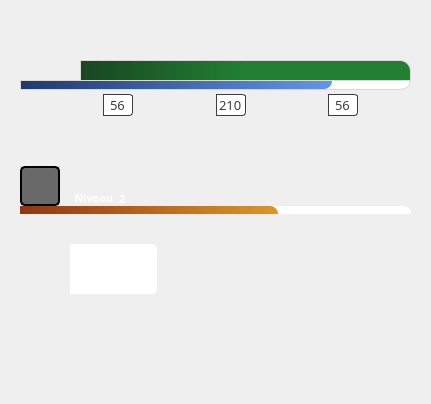
<?xml version="1.0" encoding="UTF-8"?>
<ui version="4.0">
 <class>W_interface_herostats</class>
 <widget class="QWidget" name="W_interface_herostats">
  <property name="geometry">
   <rect>
    <x>0</x>
    <y>0</y>
    <width>431</width>
    <height>404</height>
   </rect>
  </property>
  <property name="sizePolicy">
   <sizepolicy hsizetype="Fixed" vsizetype="Fixed">
    <horstretch>0</horstretch>
    <verstretch>0</verstretch>
   </sizepolicy>
  </property>
  <property name="windowTitle">
   <string>Form</string>
  </property>
  <layout class="QVBoxLayout" name="verticalLayout_4">
   <property name="spacing">
    <number>0</number>
   </property>
   <property name="leftMargin">
    <number>20</number>
   </property>
   <property name="topMargin">
    <number>20</number>
   </property>
   <property name="rightMargin">
    <number>20</number>
   </property>
   <property name="bottomMargin">
    <number>20</number>
   </property>
   <item>
    <layout class="QVBoxLayout" name="verticalLayout_3" stretch="1,1,1,1">
     <property name="spacing">
      <number>30</number>
     </property>
     <item>
      <layout class="QVBoxLayout" name="verticalLayout_5">
       <property name="spacing">
        <number>0</number>
       </property>
       <property name="bottomMargin">
        <number>0</number>
       </property>
       <item>
        <layout class="QHBoxLayout" name="horizontalLayout" stretch="0,1">
         <property name="spacing">
          <number>0</number>
         </property>
         <item alignment="Qt::AlignLeft">
          <widget class="QLabel" name="data_role">
           <property name="sizePolicy">
            <sizepolicy hsizetype="Fixed" vsizetype="Fixed">
             <horstretch>0</horstretch>
             <verstretch>0</verstretch>
            </sizepolicy>
           </property>
           <property name="minimumSize">
            <size>
             <width>60</width>
             <height>60</height>
            </size>
           </property>
           <property name="maximumSize">
            <size>
             <width>60</width>
             <height>60</height>
            </size>
           </property>
           <property name="styleSheet">
            <string notr="true"/>
           </property>
           <property name="text">
            <string/>
           </property>
          </widget>
         </item>
         <item>
          <layout class="QVBoxLayout" name="verticalLayout">
           <property name="spacing">
            <number>0</number>
           </property>
           <item>
            <layout class="QHBoxLayout" name="horizontalLayout_6">
             <property name="spacing">
              <number>0</number>
             </property>
             <property name="leftMargin">
              <number>0</number>
             </property>
             <property name="bottomMargin">
              <number>0</number>
             </property>
             <item>
              <spacer name="horizontalSpacer_7">
               <property name="orientation">
                <enum>Qt::Horizontal</enum>
               </property>
               <property name="sizeType">
                <enum>QSizePolicy::Fixed</enum>
               </property>
               <property name="sizeHint" stdset="0">
                <size>
                 <width>20</width>
                 <height>20</height>
                </size>
               </property>
              </spacer>
             </item>
             <item>
              <widget class="QLabel" name="data_name">
               <property name="sizePolicy">
                <sizepolicy hsizetype="Maximum" vsizetype="Minimum">
                 <horstretch>0</horstretch>
                 <verstretch>0</verstretch>
                </sizepolicy>
               </property>
               <property name="font">
                <font>
                 <family>Open Sans Semibold</family>
                 <pointsize>10</pointsize>
                 <weight>75</weight>
                 <bold>true</bold>
                </font>
               </property>
               <property name="text">
                <string/>
               </property>
              </widget>
             </item>
             <item>
              <spacer name="horizontalSpacer_8">
               <property name="orientation">
                <enum>Qt::Horizontal</enum>
               </property>
               <property name="sizeHint" stdset="0">
                <size>
                 <width>40</width>
                 <height>20</height>
                </size>
               </property>
              </spacer>
             </item>
            </layout>
           </item>
           <item alignment="Qt::AlignBottom">
            <widget class="QProgressBar" name="data_life">
             <property name="sizePolicy">
              <sizepolicy hsizetype="Minimum" vsizetype="Fixed">
               <horstretch>0</horstretch>
               <verstretch>0</verstretch>
              </sizepolicy>
             </property>
             <property name="minimumSize">
              <size>
               <width>0</width>
               <height>20</height>
              </size>
             </property>
             <property name="maximumSize">
              <size>
               <width>5000</width>
               <height>20</height>
              </size>
             </property>
             <property name="styleSheet">
              <string notr="true">QProgressBar {
border-top:1px solid #D8D8D8;
border-left:1px solid #D8D8D8;
border-right:1px solid #D8D8D8;
	border-top-right-radius:10px;
	background-color: qlineargradient(x1: 0, y1: 0, x2: 1, y2: 				1, stop: 0 #D7FFDE, stop: 1 #D7FFDE);
}

QProgressBar::chunk {
	background-color: qlineargradient(x1: 0, y1: 1, x2: 1, y2: 1,  stop: 0.5 #218031, stop: 0 #194621);

	border-top-right-radius:10px;

}</string>
             </property>
             <property name="value">
              <number>100</number>
             </property>
             <property name="alignment">
              <set>Qt::AlignLeading|Qt::AlignLeft|Qt::AlignVCenter</set>
             </property>
             <property name="textVisible">
              <bool>false</bool>
             </property>
            </widget>
           </item>
          </layout>
         </item>
        </layout>
       </item>
       <item>
        <widget class="QProgressBar" name="data_mana">
         <property name="sizePolicy">
          <sizepolicy hsizetype="Minimum" vsizetype="Fixed">
           <horstretch>0</horstretch>
           <verstretch>0</verstretch>
          </sizepolicy>
         </property>
         <property name="minimumSize">
          <size>
           <width>0</width>
           <height>10</height>
          </size>
         </property>
         <property name="maximumSize">
          <size>
           <width>5000</width>
           <height>10</height>
          </size>
         </property>
         <property name="sizeIncrement">
          <size>
           <width>120</width>
           <height>10</height>
          </size>
         </property>
         <property name="styleSheet">
          <string notr="true">QProgressBar {
	border-bottom-right-radius:10px;
border:1px solid #D8D8D8;

	background-color: qlineargradient(x1: 0, y1: 0, x2: 1, y2: 				1, stop: 0 #B1CBFF, stop: 1 #B1CBFF);
}

QProgressBar::chunk {
    background-color: #05B8CC;
	background-color: qlineargradient(x1: 0, y1: 1, x2: 1, y2: 1,  stop: 1 #6694EC, stop: 0 #1F396B);

	border-bottom-right-radius:8px;
}</string>
         </property>
         <property name="value">
          <number>80</number>
         </property>
         <property name="textVisible">
          <bool>false</bool>
         </property>
        </widget>
       </item>
       <item>
        <layout class="QHBoxLayout" name="horizontalLayout_5">
         <property name="spacing">
          <number>0</number>
         </property>
         <item>
          <spacer name="horizontalSpacer_2">
           <property name="orientation">
            <enum>Qt::Horizontal</enum>
           </property>
           <property name="sizeHint" stdset="0">
            <size>
             <width>40</width>
             <height>20</height>
            </size>
           </property>
          </spacer>
         </item>
         <item>
          <widget class="QLabel" name="labelDamage">
           <property name="sizePolicy">
            <sizepolicy hsizetype="Fixed" vsizetype="Fixed">
             <horstretch>0</horstretch>
             <verstretch>0</verstretch>
            </sizepolicy>
           </property>
           <property name="minimumSize">
            <size>
             <width>30</width>
             <height>30</height>
            </size>
           </property>
           <property name="maximumSize">
            <size>
             <width>30</width>
             <height>30</height>
            </size>
           </property>
           <property name="styleSheet">
            <string notr="true">QLabel{
	border-image:url(:/icons/sword_logo_2.png);
}</string>
           </property>
           <property name="text">
            <string/>
           </property>
          </widget>
         </item>
         <item>
          <widget class="QSpinBox" name="data_damage">
           <property name="sizePolicy">
            <sizepolicy hsizetype="Maximum" vsizetype="Maximum">
             <horstretch>0</horstretch>
             <verstretch>0</verstretch>
            </sizepolicy>
           </property>
           <property name="maximumSize">
            <size>
             <width>16666666</width>
             <height>16777215</height>
            </size>
           </property>
           <property name="font">
            <font>
             <family>Modern No. 20</family>
             <pointsize>10</pointsize>
            </font>
           </property>
           <property name="layoutDirection">
            <enum>Qt::LeftToRight</enum>
           </property>
           <property name="styleSheet">
            <string notr="true">QSpinBox {
	border:1px solid #3C3C3C;
	border-top-right-radius:3px;
	border-bottom-right-radius:3px;
	background-color: qlineargradient(x1: 0, y1: 1, x2: 1, y2: 0,
                                      stop: 0 #CECECE, stop: 0.5 #F3F3F3);
	color:#3C3C3C;
}
QSpinBox::up-button {
    width: 0px; 
} 
QSpinBox::up-arrow {
    width: 0px;
    height: 0px;
}
QSpinBox::down-button {
    width: 0px;
}
QSpinBox::down-arrow {
    width: 0px;
    height: 0px;
}


</string>
           </property>
           <property name="inputMethodHints">
            <set>Qt::ImhNone</set>
           </property>
           <property name="alignment">
            <set>Qt::AlignCenter</set>
           </property>
           <property name="readOnly">
            <bool>true</bool>
           </property>
           <property name="buttonSymbols">
            <enum>QAbstractSpinBox::NoButtons</enum>
           </property>
           <property name="keyboardTracking">
            <bool>false</bool>
           </property>
           <property name="maximum">
            <number>999</number>
           </property>
           <property name="value">
            <number>56</number>
           </property>
          </widget>
         </item>
         <item>
          <spacer name="horizontalSpacer_5">
           <property name="orientation">
            <enum>Qt::Horizontal</enum>
           </property>
           <property name="sizeHint" stdset="0">
            <size>
             <width>40</width>
             <height>20</height>
            </size>
           </property>
          </spacer>
         </item>
         <item>
          <widget class="QLabel" name="labelDefense">
           <property name="sizePolicy">
            <sizepolicy hsizetype="Fixed" vsizetype="Fixed">
             <horstretch>0</horstretch>
             <verstretch>0</verstretch>
            </sizepolicy>
           </property>
           <property name="minimumSize">
            <size>
             <width>30</width>
             <height>30</height>
            </size>
           </property>
           <property name="maximumSize">
            <size>
             <width>30</width>
             <height>30</height>
            </size>
           </property>
           <property name="styleSheet">
            <string notr="true">QLabel{
	border-image:url(:/icons/shield_logo.png);
}</string>
           </property>
           <property name="text">
            <string/>
           </property>
          </widget>
         </item>
         <item>
          <widget class="QSpinBox" name="data_armor">
           <property name="sizePolicy">
            <sizepolicy hsizetype="Maximum" vsizetype="Maximum">
             <horstretch>0</horstretch>
             <verstretch>0</verstretch>
            </sizepolicy>
           </property>
           <property name="font">
            <font>
             <family>Modern No. 20</family>
             <pointsize>10</pointsize>
            </font>
           </property>
           <property name="layoutDirection">
            <enum>Qt::LeftToRight</enum>
           </property>
           <property name="styleSheet">
            <string notr="true">QSpinBox {
	border:1px solid #3C3C3C;
	border-top-right-radius:3px;
	border-bottom-right-radius:3px;
	background-color: qlineargradient(x1: 0, y1: 1, x2: 1, y2: 0,
                                      stop: 0 #CECECE, stop: 0.5 #F3F3F3);
	color:#3C3C3C;
}
QSpinBox::up-button {
    width: 0px; 
} 
QSpinBox::up-arrow {
    width: 0px;
    height: 0px;
}
QSpinBox::down-button {
    width: 0px;
}
QSpinBox::down-arrow {
    width: 0px;
    height: 0px;
}</string>
           </property>
           <property name="inputMethodHints">
            <set>Qt::ImhNone</set>
           </property>
           <property name="alignment">
            <set>Qt::AlignCenter</set>
           </property>
           <property name="readOnly">
            <bool>true</bool>
           </property>
           <property name="buttonSymbols">
            <enum>QAbstractSpinBox::NoButtons</enum>
           </property>
           <property name="keyboardTracking">
            <bool>false</bool>
           </property>
           <property name="maximum">
            <number>999</number>
           </property>
           <property name="value">
            <number>210</number>
           </property>
          </widget>
         </item>
         <item>
          <spacer name="horizontalSpacer_4">
           <property name="orientation">
            <enum>Qt::Horizontal</enum>
           </property>
           <property name="sizeHint" stdset="0">
            <size>
             <width>40</width>
             <height>20</height>
            </size>
           </property>
          </spacer>
         </item>
         <item>
          <widget class="QLabel" name="labelPayload">
           <property name="sizePolicy">
            <sizepolicy hsizetype="Fixed" vsizetype="Fixed">
             <horstretch>0</horstretch>
             <verstretch>0</verstretch>
            </sizepolicy>
           </property>
           <property name="minimumSize">
            <size>
             <width>30</width>
             <height>30</height>
            </size>
           </property>
           <property name="maximumSize">
            <size>
             <width>30</width>
             <height>30</height>
            </size>
           </property>
           <property name="styleSheet">
            <string notr="true">QLabel{
	border-image:url(:/icons/payload_logo.png);
}</string>
           </property>
           <property name="text">
            <string/>
           </property>
          </widget>
         </item>
         <item>
          <widget class="QSpinBox" name="data_payload">
           <property name="sizePolicy">
            <sizepolicy hsizetype="Maximum" vsizetype="Maximum">
             <horstretch>0</horstretch>
             <verstretch>0</verstretch>
            </sizepolicy>
           </property>
           <property name="font">
            <font>
             <family>Modern No. 20</family>
             <pointsize>10</pointsize>
            </font>
           </property>
           <property name="layoutDirection">
            <enum>Qt::LeftToRight</enum>
           </property>
           <property name="styleSheet">
            <string notr="true">QSpinBox {
	border:1px solid #3C3C3C;
	border-top-right-radius:3px;
	border-bottom-right-radius:3px;
	background-color: qlineargradient(x1: 0, y1: 1, x2: 1, y2: 0,
                                      stop: 0 #CECECE, stop: 0.5 #F3F3F3);
	color:#3C3C3C;
}
QSpinBox::up-button {
    width: 0px; 
} 
QSpinBox::up-arrow {
    width: 0px;
    height: 0px;
}
QSpinBox::down-button {
    width: 0px;
}
QSpinBox::down-arrow {
    width: 0px;
    height: 0px;
}</string>
           </property>
           <property name="inputMethodHints">
            <set>Qt::ImhNone</set>
           </property>
           <property name="alignment">
            <set>Qt::AlignCenter</set>
           </property>
           <property name="readOnly">
            <bool>true</bool>
           </property>
           <property name="buttonSymbols">
            <enum>QAbstractSpinBox::NoButtons</enum>
           </property>
           <property name="keyboardTracking">
            <bool>false</bool>
           </property>
           <property name="maximum">
            <number>999</number>
           </property>
           <property name="value">
            <number>56</number>
           </property>
          </widget>
         </item>
         <item>
          <spacer name="horizontalSpacer_6">
           <property name="orientation">
            <enum>Qt::Horizontal</enum>
           </property>
           <property name="sizeHint" stdset="0">
            <size>
             <width>40</width>
             <height>20</height>
            </size>
           </property>
          </spacer>
         </item>
        </layout>
       </item>
      </layout>
     </item>
     <item>
      <layout class="QVBoxLayout" name="verticalLayout_2">
       <property name="spacing">
        <number>0</number>
       </property>
       <item>
        <layout class="QHBoxLayout" name="horizontalLayout_2">
         <property name="spacing">
          <number>0</number>
         </property>
         <item alignment="Qt::AlignLeft|Qt::AlignBottom">
          <widget class="QLabel" name="img_exp">
           <property name="sizePolicy">
            <sizepolicy hsizetype="Fixed" vsizetype="Fixed">
             <horstretch>0</horstretch>
             <verstretch>0</verstretch>
            </sizepolicy>
           </property>
           <property name="minimumSize">
            <size>
             <width>40</width>
             <height>40</height>
            </size>
           </property>
           <property name="maximumSize">
            <size>
             <width>40</width>
             <height>40</height>
            </size>
           </property>
           <property name="styleSheet">
            <string notr="true">QLabel{
	background-color:#696969;
	background-color: qlineargradient(x1: 1, y1: 1, x2: 0, y2: 0,
                                      stop: 0 #696969, stop: 1 #3A3A3A);
	border : 2px solid black;
	border-radius : 5px;
	border-image:url(:/icons/exp_logo.png);
}</string>
           </property>
           <property name="text">
            <string/>
           </property>
          </widget>
         </item>
         <item alignment="Qt::AlignLeft|Qt::AlignBottom">
          <widget class="QLabel" name="label">
           <property name="sizePolicy">
            <sizepolicy hsizetype="Maximum" vsizetype="Maximum">
             <horstretch>0</horstretch>
             <verstretch>0</verstretch>
            </sizepolicy>
           </property>
           <property name="font">
            <font>
             <family>Microsoft YaHei</family>
             <pointsize>8</pointsize>
             <weight>75</weight>
             <bold>true</bold>
            </font>
           </property>
           <property name="styleSheet">
            <string notr="true">QLabel{
	color:white;
}</string>
           </property>
           <property name="text">
            <string>     Niveau</string>
           </property>
          </widget>
         </item>
         <item alignment="Qt::AlignLeft|Qt::AlignBottom">
          <widget class="QSpinBox" name="data_exp_number">
           <property name="sizePolicy">
            <sizepolicy hsizetype="Maximum" vsizetype="Maximum">
             <horstretch>0</horstretch>
             <verstretch>0</verstretch>
            </sizepolicy>
           </property>
           <property name="maximumSize">
            <size>
             <width>16777215</width>
             <height>15</height>
            </size>
           </property>
           <property name="font">
            <font>
             <family>Myanmar Text</family>
             <pointsize>8</pointsize>
             <weight>75</weight>
             <bold>true</bold>
            </font>
           </property>
           <property name="layoutDirection">
            <enum>Qt::LeftToRight</enum>
           </property>
           <property name="styleSheet">
            <string notr="true">QSpinBox {
	border:no-border;
	background-color: rgba(0,0,0,0);
	color:white;
}</string>
           </property>
           <property name="inputMethodHints">
            <set>Qt::ImhNone</set>
           </property>
           <property name="alignment">
            <set>Qt::AlignCenter</set>
           </property>
           <property name="readOnly">
            <bool>true</bool>
           </property>
           <property name="buttonSymbols">
            <enum>QAbstractSpinBox::NoButtons</enum>
           </property>
           <property name="keyboardTracking">
            <bool>false</bool>
           </property>
           <property name="suffix">
            <string notr="true"/>
           </property>
           <property name="maximum">
            <number>99</number>
           </property>
           <property name="value">
            <number>2</number>
           </property>
          </widget>
         </item>
         <item>
          <spacer name="horizontalSpacer">
           <property name="orientation">
            <enum>Qt::Horizontal</enum>
           </property>
           <property name="sizeHint" stdset="0">
            <size>
             <width>40</width>
             <height>20</height>
            </size>
           </property>
          </spacer>
         </item>
        </layout>
       </item>
       <item>
        <widget class="QProgressBar" name="data_exp">
         <property name="sizePolicy">
          <sizepolicy hsizetype="Minimum" vsizetype="Fixed">
           <horstretch>0</horstretch>
           <verstretch>0</verstretch>
          </sizepolicy>
         </property>
         <property name="minimumSize">
          <size>
           <width>0</width>
           <height>8</height>
          </size>
         </property>
         <property name="maximumSize">
          <size>
           <width>10000</width>
           <height>8</height>
          </size>
         </property>
         <property name="styleSheet">
          <string notr="true">QProgressBar {
	border-top-right-radius:8px;

	background-color: qlineargradient(x1: 0, y1: 0, x2: 1, y2: 				1, stop: 0 #FFFBE8, stop: 1 #FFFBE8);
}

QProgressBar::chunk {
    background-color: #05B8CC;
	background-color: qlineargradient(x1: 0, y1: 1, x2: 1, y2: 1,  stop: 1 #DC962A, stop: 0 #913611);

	border-top-right-radius:8px;
}</string>
         </property>
         <property name="value">
          <number>66</number>
         </property>
         <property name="alignment">
          <set>Qt::AlignCenter</set>
         </property>
         <property name="textVisible">
          <bool>false</bool>
         </property>
         <property name="textDirection">
          <enum>QProgressBar::TopToBottom</enum>
         </property>
        </widget>
       </item>
      </layout>
     </item>
     <item>
      <layout class="QHBoxLayout" name="horizontalLayout_4">
       <property name="spacing">
        <number>0</number>
       </property>
       <item alignment="Qt::AlignHCenter">
        <widget class="QLabel" name="img_coin">
         <property name="sizePolicy">
          <sizepolicy hsizetype="Fixed" vsizetype="Fixed">
           <horstretch>0</horstretch>
           <verstretch>0</verstretch>
          </sizepolicy>
         </property>
         <property name="minimumSize">
          <size>
           <width>50</width>
           <height>50</height>
          </size>
         </property>
         <property name="maximumSize">
          <size>
           <width>50</width>
           <height>50</height>
          </size>
         </property>
         <property name="styleSheet">
          <string notr="true">QLabel{
	border-image : url(:/icons/coin_logo.png);
	background-color: qlineargradient(x1: 1, y1: 1, x2: 1, y2: 0,
                                      stop: 0 #696969, stop: 1 #3A3A3A);
	border-top-left-radius : 5px;
	border-bottom-left-radius : 5px;
}</string>
         </property>
         <property name="text">
          <string/>
         </property>
        </widget>
       </item>
       <item alignment="Qt::AlignHCenter">
        <widget class="QSpinBox" name="data_coin">
         <property name="sizePolicy">
          <sizepolicy hsizetype="Maximum" vsizetype="Maximum">
           <horstretch>0</horstretch>
           <verstretch>0</verstretch>
          </sizepolicy>
         </property>
         <property name="font">
          <font>
           <family>Modern No. 20</family>
           <pointsize>18</pointsize>
          </font>
         </property>
         <property name="layoutDirection">
          <enum>Qt::LeftToRight</enum>
         </property>
         <property name="styleSheet">
          <string notr="true">QSpinBox {
	height:50px;
	padding-left:10px;
	border-top-right-radius:5px;
	border-bottom-right-radius:5px;
	background-color: qlineargradient(x1: 1, y1: 1, x2: 1, y2: 0,
                                      stop: 0 #696969, stop: 1 #3A3A3A);
	color:white;
}
QSpinBox::up-button {
    width: 0px; 
} 
QSpinBox::up-arrow {
    width: 0px;
    height: 0px;
}
QSpinBox::down-button {
    width: 0px;
}
QSpinBox::down-arrow {
    width: 0px;
    height: 0px;
}</string>
         </property>
         <property name="inputMethodHints">
          <set>Qt::ImhNone</set>
         </property>
         <property name="alignment">
          <set>Qt::AlignCenter</set>
         </property>
         <property name="readOnly">
          <bool>true</bool>
         </property>
         <property name="buttonSymbols">
          <enum>QAbstractSpinBox::NoButtons</enum>
         </property>
         <property name="keyboardTracking">
          <bool>false</bool>
         </property>
         <property name="maximum">
          <number>99999</number>
         </property>
         <property name="value">
          <number>0</number>
         </property>
        </widget>
       </item>
       <item>
        <spacer name="horizontalSpacer_3">
         <property name="orientation">
          <enum>Qt::Horizontal</enum>
         </property>
         <property name="sizeHint" stdset="0">
          <size>
           <width>40</width>
           <height>20</height>
          </size>
         </property>
        </spacer>
       </item>
      </layout>
     </item>
     <item>
      <layout class="QHBoxLayout" name="horizontalLayout_3">
       <property name="spacing">
        <number>20</number>
       </property>
       <item>
        <widget class="QLabel" name="data_skill1">
         <property name="sizePolicy">
          <sizepolicy hsizetype="Fixed" vsizetype="Fixed">
           <horstretch>0</horstretch>
           <verstretch>0</verstretch>
          </sizepolicy>
         </property>
         <property name="minimumSize">
          <size>
           <width>60</width>
           <height>60</height>
          </size>
         </property>
         <property name="styleSheet">
          <string notr="true">/*
QLabel{
	border-image:url(:/graphicItems/logo_noSkill.png);
}
*/</string>
         </property>
         <property name="text">
          <string/>
         </property>
        </widget>
       </item>
       <item>
        <widget class="QLabel" name="data_skill2">
         <property name="sizePolicy">
          <sizepolicy hsizetype="Fixed" vsizetype="Fixed">
           <horstretch>0</horstretch>
           <verstretch>0</verstretch>
          </sizepolicy>
         </property>
         <property name="minimumSize">
          <size>
           <width>60</width>
           <height>60</height>
          </size>
         </property>
         <property name="styleSheet">
          <string notr="true">/*
QLabel{
	border-image:url(:/graphicItems/logo_noSkill.png);
}
*/</string>
         </property>
         <property name="text">
          <string/>
         </property>
        </widget>
       </item>
       <item>
        <widget class="QLabel" name="data_skill3">
         <property name="sizePolicy">
          <sizepolicy hsizetype="Fixed" vsizetype="Fixed">
           <horstretch>0</horstretch>
           <verstretch>0</verstretch>
          </sizepolicy>
         </property>
         <property name="minimumSize">
          <size>
           <width>60</width>
           <height>60</height>
          </size>
         </property>
         <property name="styleSheet">
          <string notr="true">/*
QLabel{
	border-image:url(:/graphicItems/logo_noSkill.png);
}
*/</string>
         </property>
         <property name="text">
          <string/>
         </property>
        </widget>
       </item>
      </layout>
     </item>
    </layout>
   </item>
  </layout>
 </widget>
 <resources/>
 <connections/>
</ui>
